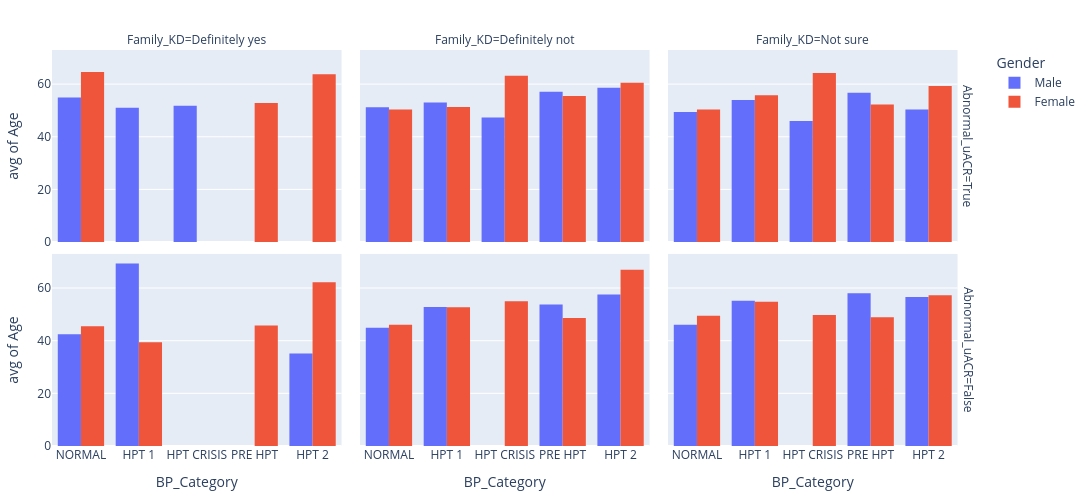

The notebook cell saved with this chart:
### Code cell
fig = px.histogram(data, x='BP_Category', y='Age', color='Gender', barmode='group', histfunc='avg',
             facet_row='Abnormal_uACR', facet_col='Family_KD',
             category_orders={'Family_KD': ['Definitely yes', 'Definitely not', 'Not sure'],
                              'Abnormal uACR': ['True', 'False']})

fig.update_layout(
    autosize=False,
    width=1100,
    height=500,
    margin=dict(l=20, r=20, t=50, b=20),
)

fig.show()

### Figure 1 — Plotly figure (JSON) as saved in the notebook; plotly's stock layout.template omitted (floating-point values rounded to 4 significant figures; data arrays with more than 128 entries replaced by an {"elided": "..."} marker saying what was removed)
{"data": [{"alignmentgroup": "True", "bingroup": "x", "histfunc": "avg", "hovertemplate": "Gender=Male<br>Abnormal_uACR=True<br>Family_KD=Definitely yes<br>BP_Category=%{x}<br>avg of Age=%{y}<extra></extra>", "legendgroup": "Male", "marker": {"color": "#636efa", "pattern": {"shape": ""}}, "name": "Male", "offsetgroup": "Male", "orientation": "v", "showlegend": true, "type": "histogram", "x": ["NORMAL", "HPT 1", "HPT CRISIS", "NORMAL"], "xaxis": "x4", "y": [34.1, 51, 51.8, 75.8], "yaxis": "y4"}, {"alignmentgroup": "True", "bingroup": "x", "histfunc": "avg", "hovertemplate": "Gender=Male<br>Abnormal_uACR=True<br>Family_KD=Definitely not<br>BP_Category=%{x}<br>avg of Age=%{y}<extra></extra>", "legendgroup": "Male", "marker": {"color": "#636efa", "pattern": {"shape": ""}}, "name": "Male", "offsetgroup": "Male", "orientation": "v", "showlegend": false, "type": "histogram", "x": ["NORMAL", "NORMAL", "PRE HPT", "NORMAL", "HPT 1", "HPT 1", "HPT 1", "NORMAL", "NORMAL", "NORMAL", "NORMAL", "NORMAL", "NORMAL", "PRE HPT", "PRE HPT", "NORMAL", "NORMAL", "NORMAL", "NORMAL", "PRE HPT", "NORMAL", "HPT 2", "PRE HPT", "NORMAL", "PRE HPT", "NORMAL", "HPT 1", "NORMAL", "NORMAL", "NORMAL", "HPT CRISIS", "HPT 2", "HPT 1", "HPT 1", "NORMAL", "HPT 1", "HPT 2", "NORMAL", "NORMAL", "NORMAL", "NORMAL", "NORMAL", "NORMAL", "NORMAL", "NORMAL", "NORMAL", "PRE HPT", "HPT 2", "HPT 2", "HPT 2", "HPT 1", "NORMAL", "NORMAL", "PRE HPT", "NORMAL", "NORMAL", "PRE HPT", "NORMAL", "NORMAL", "NORMAL", "HPT 2", "NORMAL", "NORMAL", "PRE HPT", "NORMAL", "PRE HPT", "NORMAL", "HPT 2", "NORMAL", "PRE HPT", "NORMAL", "NORMAL", "NORMAL", "HPT 2", "NORMAL", "PRE HPT", "HPT 1", "PRE HPT", "HPT 1", "PRE HPT", "PRE HPT", "PRE HPT", "HPT 1", "HPT 1", "PRE HPT", "HPT 1", "PRE HPT", "NORMAL", "NORMAL", "HPT 1", "PRE HPT", "PRE HPT", "HPT 1", "HPT 1", "PRE HPT", "PRE HPT", "NORMAL", "NORMAL", "HPT 1", "NORMAL", "NORMAL", "NORMAL", "NORMAL", "HPT 2"], "xaxis": "x5", "y": [76.5, 52.8, 54, 53.2, 48.3, 63, 42.4, 42.3, 42, 63.6, 54.6, 62.6, 24.8, 51.3, 78.2, 70, 43.9, 54.3, 48.2, 71.5, 39.4, 66, 51.9, 27.4, 61.8, 65.4, 58.5, 33.4, 45.2, 37.7, 47.3, 69.1, 65.2, 56.1, 75.4, 61.2, 57.2, 41.1, 51, 69, 36.2, 54.9, 55.3, 63, 35, 60.6, 45.5, 46.2, 54.4, 72.8, 54, 58.1, 29.9, 57, 42.3, 70.3, 62.7, 67.9, 60.3, 54.2, 46.1, 57.3, 67.8, 61.4, 47.3, 75, 38.4, 61.1, 21.1, 60.9, 44.5, 30.7, 45, 51.2, 29.4, 47.4, 55.9, 56.1, 59, 53.8, 54.3, 51.2, 53.4, 50.3, 61.4, 37.3, 81.4, 57.6, 76.3, 50, 55.8, 22.4, 62, 36.6, 36.6, 60.4, 51.2, 70.7, 47.2, 48.3, 25, 66.9, 75.4, 62.1], "yaxis": "y5"}, {"alignmentgroup": "True", "bingroup": "x", "histfunc": "avg", "hovertemplate": "Gender=Male<br>Abnormal_uACR=True<br>Family_KD=Not sure<br>BP_Category=%{x}<br>avg of Age=%{y}<extra></extra>", "legendgroup": "Male", "marker": {"color": "#636efa", "pattern": {"shape": ""}}, "name": "Male", "offsetgroup": "Male", "orientation": "v", "showlegend": false, "type": "histogram", "x": ["PRE HPT", "NORMAL", "PRE HPT", "NORMAL", "HPT 1", "NORMAL", "NORMAL", "NORMAL", "NORMAL", "PRE HPT", "NORMAL", "NORMAL", "NORMAL", "HPT 1", "NORMAL", "PRE HPT", "NORMAL", "NORMAL", "HPT 2", "HPT 2", "HPT 1", "HPT 1", "HPT 1", "HPT 2", "HPT 1", "HPT 2", "HPT 2", "NORMAL", "NORMAL", "NORMAL", "HPT 1", "NORMAL", "NORMAL", "PRE HPT", "NORMAL", "NORMAL", "PRE HPT", "NORMAL", "NORMAL", "NORMAL", "NORMAL", "NORMAL", "HPT 1", "HPT 2", "HPT 1", "HPT 2", "NORMAL", "PRE HPT", "HPT 1", "PRE HPT", "HPT 2", "PRE HPT", "NORMAL", "HPT 1", "NORMAL", "HPT CRISIS", "NORMAL", "HPT 1", "NORMAL"], "xaxis": "x6", "y": [65.4, 45.4, 55.3, 45.1, 37.8, 77.6, 30.9, 58.4, 39.8, 50.8, 52.2, 75.5, 45.4, 46.1, 14.4, 61.5, 55.2, 57.1, 68.4, 21.1, 55.9, 41, 65, 46.4, 54.8, 64.2, 56.6, 57.7, 56.2, 48.8, 60.1, 51.5, 30.1, 54.3, 65.7, 29, 62.8, 65.9, 39.8, 31, 52.4, 50.2, 53.4, 55.5, 43.8, 52.1, 51.8, 71.2, 57.1, 47.2, 38.5, 41.8, 60.1, 63, 26.4, 46, 62.8, 69.3, 56.5], "yaxis": "y6"}, {"alignmentgroup": "True", "bingroup": "x", "histfunc": "avg", "hovertemplate": "Gender=Male<br>Abnormal_uACR=False<br>Family_KD=Definitely yes<br>BP_Category=%{x}<br>avg of Age=%{y}<extra></extra>", "legendgroup": "Male", "marker": {"color": "#636efa", "pattern": {"shape": ""}}, "name": "Male", "offsetgroup": "Male", "orientation": "v", "showlegend": false, "type": "histogram", "x": ["HPT 1", "NORMAL", "NORMAL", "NORMAL", "NORMAL", "NORMAL", "NORMAL", "NORMAL", "NORMAL", "HPT 2"], "xaxis": "x", "y": [69.3, 53, 66.7, 31.9, 67, 41.3, 24.3, 18.5, 36.8, 35.1], "yaxis": "y"}, {"alignmentgroup": "True", "bingroup": "x", "histfunc": "avg", "hovertemplate": "Gender=Male<br>Abnormal_uACR=False<br>Family_KD=Definitely not<br>BP_Category=%{x}<br>avg of Age=%{y}<extra></extra>", "legendgroup": "Male", "marker": {"color": "#636efa", "pattern": {"shape": ""}}, "name": "Male", "offsetgroup": "Male", "orientation": "v", "showlegend": false, "type": "histogram", "x": ["NORMAL", "NORMAL", "HPT 1", "PRE HPT", "NORMAL", "HPT 1", "NORMAL", "PRE HPT", "NORMAL", "NORMAL", "PRE HPT", "PRE HPT", "HPT 1", "NORMAL", "HPT 1", "PRE HPT", "NORMAL", "NORMAL", "HPT 1", "NORMAL", "NORMAL", "PRE HPT", "NORMAL", "NORMAL", "NORMAL", "HPT 1", "NORMAL", "NORMAL", "NORMAL", "HPT 1", "PRE HPT", "NORMAL", "NORMAL", "PRE HPT", "HPT 1", "NORMAL", "NORMAL", "NORMAL", "NORMAL", "PRE HPT", "HPT 1", "HPT 2", "HPT 1", "PRE HPT", "NORMAL", "NORMAL", "NORMAL", "NORMAL", "NORMAL", "NORMAL", "NORMAL", "NORMAL", "NORMAL", "HPT 1", "HPT 1", "NORMAL", "NORMAL", "NORMAL", "NORMAL", "HPT 2", "NORMAL", "PRE HPT", "NORMAL", "HPT 1", "NORMAL", "HPT 1", "NORMAL", "HPT 1", "PRE HPT", "NORMAL", "NORMAL", "HPT 1", "PRE HPT", "PRE HPT", "HPT 1", "NORMAL", "HPT 2", "PRE HPT", "HPT 1", "NORMAL", "NORMAL", "NORMAL", "NORMAL", "NORMAL", "PRE HPT", "HPT 1", "PRE HPT", "NORMAL", "NORMAL", "HPT 1", "NORMAL", "HPT 1", "NORMAL", "NORMAL", "HPT 1", "HPT 1", "HPT 1", "NORMAL", "HPT 1", "NORMAL", "NORMAL", "NORMAL", "NORMAL", "NORMAL", "NORMAL", "NORMAL", "NORMAL", "NORMAL", "NORMAL", "HPT 1", "PRE HPT", "NORMAL", "PRE HPT", "NORMAL", "HPT 1"], "xaxis": "x2", "y": [18.1, 75.8, 52.1, 41.4, 25.7, 72.7, 52.9, 54.2, 27.6, 29.2, 86.1, 42.4, 41.5, 64, 60.2, 63.7, 59.4, 57.1, 46, 25.6, 36.4, 45.4, 47.4, 38.3, 37.3, 49.2, 44.9, 49, 24, 58.9, 55.7, 50.4, 35.2, 50.5, 56.5, 61.6, 64.8, 55.7, 40.2, 52.6, 58.9, 54.1, 61, 47.8, 23.8, 52.4, 36.6, 47.8, 32.3, 30, 63.6, 55, 27.7, 80.8, 34.5, 57.5, 43.4, 54.1, 53.3, 60.3, 59.4, 66, 38.7, 53.9, 47.7, 50.2, 33.6, 57.8, 54.1, 41.8, 45.8, 60.9, 26.5, 61.7, 63.2, 54.7, 58.1, 44.7, 60.9, 63.8, 60, 59, 60.4, 63.8, 58.2, 66.9, 40.3, 47.8, 41.7, 49.9, 54.5, 36.5, 56.2, 42.9, 23.1, 53.8, 60.7, 25.9, 28.1, 53.2, 64.4, 48.7, 56.8, 21.9, 63.4, 22.6, 22, 23, 20.4, 33.9, 52.7, 30.8, 76.8, 41, 53.2], "yaxis": "y2"}, {"alignmentgroup": "True", "bingroup": "x", "histfunc": "avg", "hovertemplate": "Gender=Male<br>Abnormal_uACR=False<br>Family_KD=Not sure<br>BP_Category=%{x}<br>avg of Age=%{y}<extra></extra>", "legendgroup": "Male", "marker": {"color": "#636efa", "pattern": {"shape": ""}}, "name": "Male", "offsetgroup": "Male", "orientation": "v", "showlegend": false, "type": "histogram", "x": {"elided": "129 str values"}, "xaxis": "x3", "y": {"elided": "129 float values"}, "yaxis": "y3"}, {"alignmentgroup": "True", "bingroup": "x", "histfunc": "avg", "hovertemplate": "Gender=Female<br>Abnormal_uACR=True<br>Family_KD=Definitely yes<br>BP_Category=%{x}<br>avg of Age=%{y}<extra></extra>", "legendgroup": "Female", "marker": {"color": "#EF553B", "pattern": {"shape": ""}}, "name": "Female", "offsetgroup": "Female", "orientation": "v", "showlegend": true, "type": "histogram", "x": ["NORMAL", "NORMAL", "NORMAL", "NORMAL", "PRE HPT", "NORMAL", "NORMAL", "PRE HPT", "NORMAL", "HPT 2"], "xaxis": "x4", "y": [60.1, 73.7, 64.3, 50, 44.4, 69.3, 71.3, 61.2, 63.5, 63.7], "yaxis": "y4"}, {"alignmentgroup": "True", "bingroup": "x", "histfunc": "avg", "hovertemplate": "Gender=Female<br>Abnormal_uACR=True<br>Family_KD=Definitely not<br>BP_Category=%{x}<br>avg of Age=%{y}<extra></extra>", "legendgroup": "Female", "marker": {"color": "#EF553B", "pattern": {"shape": ""}}, "name": "Female", "offsetgroup": "Female", "orientation": "v", "showlegend": false, "type": "histogram", "x": {"elided": "144 str values"}, "xaxis": "x5", "y": {"elided": "144 float values"}, "yaxis": "y5"}, {"alignmentgroup": "True", "bingroup": "x", "histfunc": "avg", "hovertemplate": "Gender=Female<br>Abnormal_uACR=True<br>Family_KD=Not sure<br>BP_Category=%{x}<br>avg of Age=%{y}<extra></extra>", "legendgroup": "Female", "marker": {"color": "#EF553B", "pattern": {"shape": ""}}, "name": "Female", "offsetgroup": "Female", "orientation": "v", "showlegend": false, "type": "histogram", "x": ["HPT 2", "PRE HPT", "HPT 1", "NORMAL", "PRE HPT", "HPT 1", "HPT 2", "NORMAL", "NORMAL", "PRE HPT", "HPT 1", "HPT 1", "PRE HPT", "NORMAL", "NORMAL", "NORMAL", "PRE HPT", "NORMAL", "HPT 1", "HPT 1", "HPT 1", "PRE HPT", "HPT 1", "PRE HPT", "PRE HPT", "PRE HPT", "NORMAL", "HPT 1", "HPT 1", "NORMAL", "NORMAL", "HPT 1", "HPT 2", "HPT 2", "NORMAL", "NORMAL", "NORMAL", "HPT 1", "NORMAL", "NORMAL", "NORMAL", "HPT 1", "HPT 2", "NORMAL", "HPT 1", "HPT 1", "PRE HPT", "NORMAL", "NORMAL", "HPT 2", "HPT CRISIS", "HPT 1", "NORMAL", "HPT 2", "HPT 1", "HPT 2", "HPT 1", "NORMAL", "HPT 1", "NORMAL", "HPT 2", "NORMAL", "PRE HPT", "PRE HPT", "HPT 1", "NORMAL", "HPT 2", "HPT 1", "PRE HPT", "HPT 1", "PRE HPT", "NORMAL", "PRE HPT", "NORMAL", "HPT 1", "NORMAL", "NORMAL", "NORMAL", "NORMAL", "NORMAL", "NORMAL", "NORMAL", "PRE HPT", "PRE HPT", "NORMAL", "PRE HPT", "HPT 1", "NORMAL", "NORMAL", "PRE HPT", "PRE HPT", "NORMAL", "HPT CRISIS", "NORMAL", "HPT 2", "NORMAL", "NORMAL", "PRE HPT", "NORMAL", "NORMAL", "NORMAL", "PRE HPT", "HPT 1", "NORMAL", "HPT 2", "HPT 1", "PRE HPT", "PRE HPT", "NORMAL", "PRE HPT", "HPT 1"], "xaxis": "x6", "y": [67.3, 66.9, 46.5, 56.4, 43.5, 59.4, 86.9, 53.7, 60, 52.2, 53.5, 33.2, 50.2, 55.6, 55.2, 52.2, 40.1, 51, 53.3, 58.1, 55.8, 51.2, 83.6, 24.9, 34.1, 38.3, 56, 56.8, 53.8, 46.1, 27, 57.9, 54.7, 65.8, 31.6, 54.7, 56.6, 71.2, 54.9, 50.3, 53, 61.7, 44.7, 29.1, 50.3, 34.2, 28.2, 59.4, 22.6, 58, 48.5, 53.3, 56.4, 53.6, 58, 52.3, 56.7, 58.3, 41.9, 46.3, 47.3, 47.5, 73.4, 60.4, 32.5, 55.5, 59.6, 48.3, 56.8, 47.6, 56.2, 84.6, 71.3, 49, 71.1, 31.2, 57, 44.9, 37.1, 44.1, 49.4, 66.2, 58.5, 19.9, 59.8, 62.5, 69.7, 60, 60.9, 42.2, 60.3, 36, 80, 56.4, 49.6, 57, 59, 42.1, 27, 45.4, 66.4, 65.9, 66.7, 27.2, 71.1, 56.1, 68.7, 85.6, 58.4, 51.6, 75.4], "yaxis": "y6"}, {"alignmentgroup": "True", "bingroup": "x", "histfunc": "avg", "hovertemplate": "Gender=Female<br>Abnormal_uACR=False<br>Family_KD=Definitely yes<br>BP_Category=%{x}<br>avg of Age=%{y}<extra></extra>", "legendgroup": "Female", "marker": {"color": "#EF553B", "pattern": {"shape": ""}}, "name": "Female", "offsetgroup": "Female", "orientation": "v", "showlegend": false, "type": "histogram", "x": ["HPT 1", "NORMAL", "PRE HPT", "NORMAL", "NORMAL", "NORMAL", "NORMAL", "NORMAL", "HPT 1", "NORMAL", "NORMAL", "HPT 2"], "xaxis": "x", "y": [24.9, 45.8, 45.8, 32.7, 45.8, 68.8, 33.8, 48.5, 54, 66.1, 22.4, 62.2], "yaxis": "y"}, {"alignmentgroup": "True", "bingroup": "x", "histfunc": "avg", "hovertemplate": "Gender=Female<br>Abnormal_uACR=False<br>Family_KD=Definitely not<br>BP_Category=%{x}<br>avg of Age=%{y}<extra></extra>", "legendgroup": "Female", "marker": {"color": "#EF553B", "pattern": {"shape": ""}}, "name": "Female", "offsetgroup": "Female", "orientation": "v", "showlegend": false, "type": "histogram", "x": {"elided": "148 str values"}, "xaxis": "x2", "y": {"elided": "148 float values"}, "yaxis": "y2"}, {"alignmentgroup": "True", "bingroup": "x", "histfunc": "avg", "hovertemplate": "Gender=Female<br>Abnormal_uACR=False<br>Family_KD=Not sure<br>BP_Category=%{x}<br>avg of Age=%{y}<extra></extra>", "legendgroup": "Female", "marker": {"color": "#EF553B", "pattern": {"shape": ""}}, "name": "Female", "offsetgroup": "Female", "orientation": "v", "showlegend": false, "type": "histogram", "x": ["HPT 1", "NORMAL", "NORMAL", "NORMAL", "NORMAL", "NORMAL", "NORMAL", "NORMAL", "HPT 1", "PRE HPT", "NORMAL", "HPT 1", "HPT 1", "PRE HPT", "HPT 2", "HPT 1", "NORMAL", "HPT 1", "NORMAL", "HPT 1", "HPT 1", "NORMAL", "PRE HPT", "HPT 1", "NORMAL", "PRE HPT", "NORMAL", "NORMAL", "HPT 2", "HPT 1", "NORMAL", "NORMAL", "NORMAL", "HPT 1", "NORMAL", "HPT 1", "HPT 1", "PRE HPT", "NORMAL", "NORMAL", "PRE HPT", "NORMAL", "NORMAL", "NORMAL", "HPT 1", "HPT 1", "PRE HPT", "HPT 2", "PRE HPT", "NORMAL", "PRE HPT", "HPT 1", "NORMAL", "PRE HPT", "NORMAL", "PRE HPT", "NORMAL", "NORMAL", "HPT 2", "NORMAL", "NORMAL", "NORMAL", "HPT 1", "HPT 1", "NORMAL", "HPT 1", "PRE HPT", "NORMAL", "NORMAL", "HPT 1", "NORMAL", "NORMAL", "HPT 2", "HPT CRISIS", "NORMAL", "NORMAL", "NORMAL", "PRE HPT", "HPT 1", "NORMAL", "NORMAL", "NORMAL", "HPT 2", "NORMAL", "HPT 1", "PRE HPT", "NORMAL", "HPT 1", "NORMAL", "NORMAL", "NORMAL", "PRE HPT", "NORMAL", "NORMAL", "PRE HPT", "PRE HPT", "NORMAL", "HPT CRISIS", "NORMAL", "NORMAL", "NORMAL", "NORMAL", "HPT 1", "NORMAL", "HPT 1", "NORMAL", "NORMAL", "NORMAL", "NORMAL", "HPT 1", "HPT 1", "NORMAL", "NORMAL", "NORMAL", "PRE HPT", "NORMAL"], "xaxis": "x3", "y": [42.3, 60.8, 34.4, 55.1, 58.5, 75.6, 58.6, 29.1, 60.9, 37.4, 58.6, 48.1, 62.1, 49.8, 44.4, 49.1, 30, 46.9, 64.6, 46.7, 59.7, 36.4, 73.2, 57, 52.1, 53.6, 67.1, 49.6, 64, 58.4, 24.2, 58.5, 44.1, 53.5, 58.4, 62.6, 46.7, 44.1, 40.9, 50.6, 44.3, 54.9, 57.6, 61.6, 51.4, 81.6, 33.8, 61.8, 45.5, 47.3, 19.7, 59.6, 60.7, 55.9, 54.7, 58.2, 65, 45.4, 45.5, 50, 28.9, 48.9, 39.5, 50.5, 64, 48.7, 46.3, 23.1, 53.6, 34.1, 47.7, 54.7, 53.5, 51.9, 53.2, 67.5, 67.5, 69.5, 73.6, 66.3, 71.3, 37.3, 74.1, 56.3, 54.6, 59.1, 59.2, 63.4, 52.5, 69.2, 51.5, 19.8, 28.6, 33.6, 59.2, 35.1, 64.3, 47.7, 18.1, 20.2, 24.4, 43.1, 27.1, 24.8, 55.1, 40, 21.3, 20.4, 66.9, 76.3, 70.1, 51.1, 40.3, 66.2, 75.9, 75.4], "yaxis": "y3"}], "layout": {"annotations": [{"font": {}, "showarrow": false, "text": "Family_KD=Definitely yes", "x": 0.1567, "xanchor": "center", "xref": "paper", "y": 1, "yanchor": "bottom", "yref": "paper"}, {"font": {}, "showarrow": false, "text": "Family_KD=Definitely not", "x": 0.49, "xanchor": "center", "xref": "paper", "y": 1, "yanchor": "bottom", "yref": "paper"}, {"font": {}, "showarrow": false, "text": "Family_KD=Not sure", "x": 0.8233, "xanchor": "center", "xref": "paper", "y": 1, "yanchor": "bottom", "yref": "paper"}, {"font": {}, "showarrow": false, "text": "Abnormal_uACR=False", "textangle": 90, "x": 0.98, "xanchor": "left", "xref": "paper", "y": 0.2425, "yanchor": "middle", "yref": "paper"}, {"font": {}, "showarrow": false, "text": "Abnormal_uACR=True", "textangle": 90, "x": 0.98, "xanchor": "left", "xref": "paper", "y": 0.7575, "yanchor": "middle", "yref": "paper"}], "autosize": false, "barmode": "group", "height": 500, "legend": {"title": {"text": "Gender"}, "tracegroupgap": 0}, "margin": {"b": 20, "l": 20, "r": 20, "t": 50}, "width": 1100, "xaxis": {"anchor": "y", "autorange": true, "domain": [0, 0.3133], "range": [-0.5, 4.5], "title": {"text": "BP_Category"}, "type": "category"}, "xaxis2": {"anchor": "y2", "autorange": true, "domain": [0.3333, 0.6467], "matches": "x", "range": [-0.5, 4.5], "title": {"text": "BP_Category"}, "type": "category"}, "xaxis3": {"anchor": "y3", "autorange": true, "domain": [0.6667, 0.98], "matches": "x", "range": [-0.5, 4.5], "title": {"text": "BP_Category"}, "type": "category"}, "xaxis4": {"anchor": "y4", "autorange": true, "domain": [0, 0.3133], "matches": "x", "range": [-0.5, 4.5], "showticklabels": false, "type": "category"}, "xaxis5": {"anchor": "y5", "autorange": true, "domain": [0.3333, 0.6467], "matches": "x", "range": [-0.5, 4.5], "showticklabels": false, "type": "category"}, "xaxis6": {"anchor": "y6", "autorange": true, "domain": [0.6667, 0.98], "matches": "x", "range": [-0.5, 4.5], "showticklabels": false, "type": "category"}, "yaxis": {"anchor": "x", "autorange": true, "domain": [0, 0.485], "range": [0, 72.95], "title": {"text": "avg of Age"}, "type": "linear"}, "yaxis2": {"anchor": "x2", "autorange": true, "domain": [0, 0.485], "matches": "y", "range": [0, 72.95], "showticklabels": false, "type": "linear"}, "yaxis3": {"anchor": "x3", "autorange": true, "domain": [0, 0.485], "matches": "y", "range": [0, 72.95], "showticklabels": false, "type": "linear"}, "yaxis4": {"anchor": "x4", "autorange": true, "domain": [0.515, 1], "matches": "y", "range": [0, 72.95], "title": {"text": "avg of Age"}, "type": "linear"}, "yaxis5": {"anchor": "x5", "autorange": true, "domain": [0.515, 1], "matches": "y", "range": [0, 72.95], "showticklabels": false, "type": "linear"}, "yaxis6": {"anchor": "x6", "autorange": true, "domain": [0.515, 1], "matches": "y", "range": [0, 72.95], "showticklabels": false, "type": "linear"}}}
